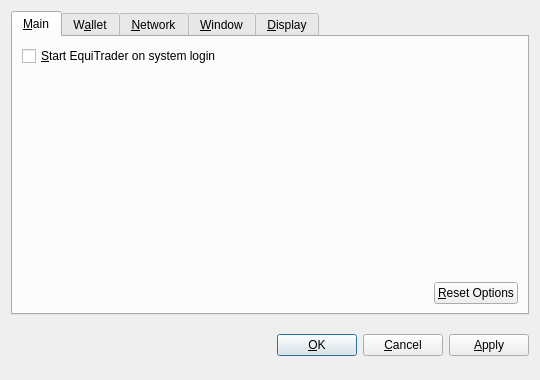
<?xml version="1.0" encoding="UTF-8"?>
<ui version="4.0">
 <class>OptionsDialog</class>
 <widget class="QDialog" name="OptionsDialog">
  <property name="geometry">
   <rect>
    <x>0</x>
    <y>0</y>
    <width>540</width>
    <height>380</height>
   </rect>
  </property>
  <property name="windowTitle">
   <string>Options</string>
  </property>
  <property name="modal">
   <bool>true</bool>
  </property>
  <layout class="QVBoxLayout" name="verticalLayout">
   <item>
    <widget class="QTabWidget" name="tabWidget">
     <property name="tabPosition">
      <enum>QTabWidget::North</enum>
     </property>
     <property name="currentIndex">
      <number>0</number>
     </property>
     <widget class="QWidget" name="tabMain">
      <attribute name="title">
       <string>&amp;Main</string>
      </attribute>
      <layout class="QVBoxLayout" name="verticalLayout_Main">
       <item>
        <widget class="QCheckBox" name="bitcoinAtStartup">
         <property name="toolTip">
          <string>Automatically start EquiTrader after logging in to the system.</string>
         </property>
         <property name="text">
          <string>&amp;Start EquiTrader on system login</string>
         </property>
        </widget>
       </item>
       <item>
        <spacer name="verticalSpacer_Main">
         <property name="orientation">
          <enum>Qt::Vertical</enum>
         </property>
         <property name="sizeHint" stdset="0">
          <size>
           <width>20</width>
           <height>40</height>
          </size>
         </property>
        </spacer>
       </item>
       <item>
        <layout class="QHBoxLayout" name="horizontalLayout_2_Main">
         <item>
          <spacer name="horizontalSpacer_2_Main">
           <property name="orientation">
            <enum>Qt::Horizontal</enum>
           </property>
           <property name="sizeHint" stdset="0">
            <size>
             <width>40</width>
             <height>20</height>
            </size>
           </property>
          </spacer>
         </item>
         <item>
          <widget class="QPushButton" name="resetButton">
           <property name="toolTip">
            <string>Reset all client options to default.</string>
           </property>
           <property name="text">
            <string>&amp;Reset Options</string>
           </property>
           <property name="autoDefault">
            <bool>false</bool>
           </property>
          </widget>
         </item>
        </layout>
       </item>
      </layout>
     </widget>
     <widget class="QWidget" name="tabWallet">
      <attribute name="title">
       <string>W&amp;allet</string>
      </attribute>
      <layout class="QVBoxLayout" name="verticalLayout_Network">
       <item>
        <widget class="QLabel" name="transactionFeeInfoLabel">
         <property name="text">
          <string>Optional transaction fee per kB that helps make sure your transactions are processed quickly. Most transactions are 1 kB.</string>
         </property>
         <property name="textFormat">
          <enum>Qt::PlainText</enum>
         </property>
         <property name="wordWrap">
          <bool>true</bool>
         </property>
        </widget>
       </item>
       <item>
        <layout class="QHBoxLayout" name="horizontalLayout_1_Main">
         <item>
          <widget class="QLabel" name="transactionFeeLabel">
           <property name="text">
            <string>Pay transaction &amp;fee</string>
           </property>
           <property name="textFormat">
            <enum>Qt::PlainText</enum>
           </property>
           <property name="buddy">
            <cstring>transactionFee</cstring>
           </property>
          </widget>
         </item>
         <item>
          <widget class="BitcoinAmountField" name="transactionFee"/>
         </item>
         <item>
          <spacer name="horizontalSpacer_1_Main">
           <property name="orientation">
            <enum>Qt::Horizontal</enum>
           </property>
           <property name="sizeHint" stdset="0">
            <size>
             <width>40</width>
             <height>20</height>
            </size>
           </property>
          </spacer>
         </item>
        </layout>
       </item>
       <item>
        <widget class="QLabel" name="label">
         <property name="text">
          <string>If you disable the spending of unconfirmed change, the change from a transaction cannot be used until that transaction has at least one confirmation. This also affects how your balance is computed.</string>
         </property>
         <property name="wordWrap">
          <bool>true</bool>
         </property>
        </widget>
       </item>
       <item>
        <widget class="QCheckBox" name="spendZeroConfChange">
         <property name="text">
          <string>Spend unconfirmed change  (experts only)</string>
         </property>
        </widget>
       </item>
       <item>
        <spacer name="verticalSpacer">
         <property name="orientation">
          <enum>Qt::Vertical</enum>
         </property>
         <property name="sizeHint" stdset="0">
          <size>
           <width>20</width>
           <height>40</height>
          </size>
         </property>
        </spacer>
       </item>
      </layout>
     </widget>
     <widget class="QWidget" name="tabNetwork">
      <attribute name="title">
       <string>&amp;Network</string>
      </attribute>
      <layout class="QVBoxLayout" name="verticalLayout_Network">
       <item>
        <widget class="QCheckBox" name="mapPortUpnp">
         <property name="toolTip">
          <string>Automatically open the EquiTrader client port on the router. This only works when your router supports UPnP and it is enabled.</string>
         </property>
         <property name="text">
          <string>Map port using &amp;UPnP</string>
         </property>
        </widget>
       </item>
       <item>
        <widget class="QCheckBox" name="connectSocks">
         <property name="toolTip">
          <string>Connect to the EquiTrader network through a SOCKS proxy (e.g. when connecting through Tor).</string>
         </property>
         <property name="text">
          <string>&amp;Connect through SOCKS proxy:</string>
         </property>
        </widget>
       </item>
       <item>
        <layout class="QHBoxLayout" name="horizontalLayout_Network">
         <item>
          <widget class="QLabel" name="proxyIpLabel">
           <property name="text">
            <string>Proxy &amp;IP:</string>
           </property>
           <property name="textFormat">
            <enum>Qt::PlainText</enum>
           </property>
           <property name="buddy">
            <cstring>proxyIp</cstring>
           </property>
          </widget>
         </item>
         <item>
          <widget class="QValidatedLineEdit" name="proxyIp">
           <property name="maximumSize">
            <size>
             <width>140</width>
             <height>16777215</height>
            </size>
           </property>
           <property name="toolTip">
            <string>IP address of the proxy (e.g. 127.0.0.1)</string>
           </property>
          </widget>
         </item>
         <item>
          <widget class="QLabel" name="proxyPortLabel">
           <property name="text">
            <string>&amp;Port:</string>
           </property>
           <property name="textFormat">
            <enum>Qt::PlainText</enum>
           </property>
           <property name="buddy">
            <cstring>proxyPort</cstring>
           </property>
          </widget>
         </item>
         <item>
          <widget class="QLineEdit" name="proxyPort">
           <property name="maximumSize">
            <size>
             <width>55</width>
             <height>16777215</height>
            </size>
           </property>
           <property name="toolTip">
            <string>Port of the proxy (e.g. 9050)</string>
           </property>
          </widget>
         </item>
         <item>
          <widget class="QLabel" name="socksVersionLabel">
           <property name="text">
            <string>SOCKS &amp;Version:</string>
           </property>
           <property name="textFormat">
            <enum>Qt::PlainText</enum>
           </property>
           <property name="buddy">
            <cstring>socksVersion</cstring>
           </property>
          </widget>
         </item>
         <item>
          <widget class="QValueComboBox" name="socksVersion">
           <property name="toolTip">
            <string>SOCKS version of the proxy (e.g. 5)</string>
           </property>
          </widget>
         </item>
         <item>
          <spacer name="horizontalSpacer_Network">
           <property name="orientation">
            <enum>Qt::Horizontal</enum>
           </property>
           <property name="sizeHint" stdset="0">
            <size>
             <width>40</width>
             <height>20</height>
            </size>
           </property>
          </spacer>
         </item>
        </layout>
       </item>
       <item>
        <spacer name="verticalSpacer_Network">
         <property name="orientation">
          <enum>Qt::Vertical</enum>
         </property>
         <property name="sizeHint" stdset="0">
          <size>
           <width>20</width>
           <height>40</height>
          </size>
         </property>
        </spacer>
       </item>
      </layout>
     </widget>
     <widget class="QWidget" name="tabWindow">
      <attribute name="title">
       <string>&amp;Window</string>
      </attribute>
      <layout class="QVBoxLayout" name="verticalLayout_Window">
       <item>
        <widget class="QCheckBox" name="minimizeToTray">
         <property name="toolTip">
          <string>Show only a tray icon after minimizing the window.</string>
         </property>
         <property name="text">
          <string>&amp;Minimize to the tray instead of the taskbar</string>
         </property>
        </widget>
       </item>
       <item>
        <widget class="QCheckBox" name="minimizeOnClose">
         <property name="toolTip">
          <string>Minimize instead of exit the application when the window is closed. When this option is enabled, the application will be closed only after selecting Quit in the menu.</string>
         </property>
         <property name="text">
          <string>M&amp;inimize on close</string>
         </property>
        </widget>
       </item>
       <item>
        <spacer name="verticalSpacer_Window">
         <property name="orientation">
          <enum>Qt::Vertical</enum>
         </property>
         <property name="sizeHint" stdset="0">
          <size>
           <width>20</width>
           <height>40</height>
          </size>
         </property>
        </spacer>
       </item>
      </layout>
     </widget>
     <widget class="QWidget" name="tabDisplay">
      <attribute name="title">
       <string>&amp;Display</string>
      </attribute>
      <layout class="QVBoxLayout" name="verticalLayout_Display">
       <item>
        <layout class="QHBoxLayout" name="horizontalLayout_1_Display">
         <item>
          <widget class="QLabel" name="langLabel">
           <property name="text">
            <string>User Interface &amp;language:</string>
           </property>
           <property name="textFormat">
            <enum>Qt::PlainText</enum>
           </property>
           <property name="buddy">
            <cstring>lang</cstring>
           </property>
          </widget>
         </item>
         <item>
          <widget class="QValueComboBox" name="lang">
           <property name="toolTip">
            <string>The user interface language can be set here. This setting will take effect after restarting EquiTrader.</string>
           </property>
          </widget>
         </item>
        </layout>
       </item>
       <item>
        <layout class="QHBoxLayout" name="horizontalLayout_2_Display">
         <item>
          <widget class="QLabel" name="unitLabel">
           <property name="text">
            <string>&amp;Unit to show amounts in:</string>
           </property>
           <property name="textFormat">
            <enum>Qt::PlainText</enum>
           </property>
           <property name="buddy">
            <cstring>unit</cstring>
           </property>
          </widget>
         </item>
         <item>
          <widget class="QValueComboBox" name="unit">
           <property name="toolTip">
            <string>Choose the default subdivision unit to show in the interface and when sending coins.</string>
           </property>
          </widget>
         </item>
        </layout>
       </item>
       <item>
        <widget class="QCheckBox" name="displayAddresses">
         <property name="toolTip">
          <string>Whether to show EquiTrader addresses in the transaction list or not.</string>
         </property>
         <property name="text">
          <string>&amp;Display addresses in transaction list</string>
         </property>
        </widget>
       </item>
       <item>
        <widget class="QCheckBox" name="coinControlFeatures">
         <property name="toolTip">
          <string>Whether to show coin control features or not.</string>
         </property>
         <property name="text">
          <string>Display coin &amp;control features (experts only!)</string>
         </property>
        </widget>
       </item>
       <item>
        <spacer name="verticalSpacer_Display">
         <property name="orientation">
          <enum>Qt::Vertical</enum>
         </property>
         <property name="sizeHint" stdset="0">
          <size>
           <width>20</width>
           <height>40</height>
          </size>
         </property>
        </spacer>
       </item>
      </layout>
     </widget>
    </widget>
   </item>
   <item>
    <layout class="QHBoxLayout" name="horizontalLayout_Buttons">
     <item>
      <spacer name="horizontalSpacer_1">
       <property name="orientation">
        <enum>Qt::Horizontal</enum>
       </property>
       <property name="sizeHint" stdset="0">
        <size>
         <width>40</width>
         <height>48</height>
        </size>
       </property>
      </spacer>
     </item>
     <item>
      <widget class="QLabel" name="statusLabel">
       <property name="font">
        <font>
         <weight>75</weight>
         <bold>true</bold>
        </font>
       </property>
       <property name="text">
        <string/>
       </property>
       <property name="textFormat">
        <enum>Qt::PlainText</enum>
       </property>
       <property name="wordWrap">
        <bool>true</bool>
       </property>
      </widget>
     </item>
     <item>
      <spacer name="horizontalSpacer_2">
       <property name="orientation">
        <enum>Qt::Horizontal</enum>
       </property>
       <property name="sizeHint" stdset="0">
        <size>
         <width>40</width>
         <height>48</height>
        </size>
       </property>
      </spacer>
     </item>
     <item>
      <widget class="QPushButton" name="okButton">
       <property name="text">
        <string>&amp;OK</string>
       </property>
      </widget>
     </item>
     <item>
      <widget class="QPushButton" name="cancelButton">
       <property name="text">
        <string>&amp;Cancel</string>
       </property>
       <property name="autoDefault">
        <bool>false</bool>
       </property>
      </widget>
     </item>
     <item>
      <widget class="QPushButton" name="applyButton">
       <property name="text">
        <string>&amp;Apply</string>
       </property>
       <property name="autoDefault">
        <bool>false</bool>
       </property>
      </widget>
     </item>
    </layout>
   </item>
  </layout>
 </widget>
 <customwidgets>
  <customwidget>
   <class>BitcoinAmountField</class>
   <extends>QSpinBox</extends>
   <header>bitcoinamountfield.h</header>
  </customwidget>
  <customwidget>
   <class>QValueComboBox</class>
   <extends>QComboBox</extends>
   <header>qvaluecombobox.h</header>
  </customwidget>
  <customwidget>
   <class>QValidatedLineEdit</class>
   <extends>QLineEdit</extends>
   <header>qvalidatedlineedit.h</header>
  </customwidget>
 </customwidgets>
 <resources/>
 <connections/>
</ui>
